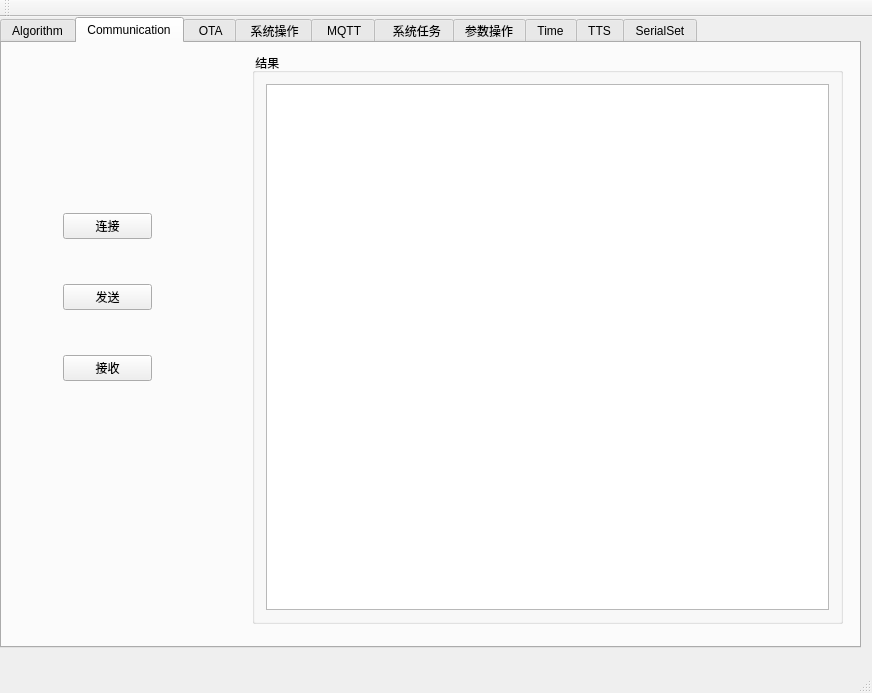
<?xml version="1.0" encoding="UTF-8"?>
<ui version="4.0">
 <class>MainWindow</class>
 <widget class="QMainWindow" name="MainWindow">
  <property name="geometry">
   <rect>
    <x>0</x>
    <y>0</y>
    <width>872</width>
    <height>693</height>
   </rect>
  </property>
  <property name="windowTitle">
   <string>MainWindow</string>
  </property>
  <widget class="QWidget" name="centralWidget">
   <widget class="QTabWidget" name="tabWidget">
    <property name="geometry">
     <rect>
      <x>0</x>
      <y>0</y>
      <width>861</width>
      <height>631</height>
     </rect>
    </property>
    <property name="currentIndex">
     <number>1</number>
    </property>
    <widget class="QWidget" name="tab">
     <attribute name="title">
      <string>Algorithm</string>
     </attribute>
     <widget class="QTabWidget" name="tabWidget_2">
      <property name="geometry">
       <rect>
        <x>0</x>
        <y>10</y>
        <width>851</width>
        <height>581</height>
       </rect>
      </property>
      <property name="currentIndex">
       <number>0</number>
      </property>
      <widget class="QWidget" name="tab_4">
       <attribute name="title">
        <string> rsa</string>
       </attribute>
       <widget class="QGroupBox" name="groupBox_4">
        <property name="geometry">
         <rect>
          <x>10</x>
          <y>410</y>
          <width>811</width>
          <height>71</height>
         </rect>
        </property>
        <property name="title">
         <string> 签名后数据长度</string>
        </property>
        <layout class="QHBoxLayout" name="horizontalLayout_9">
         <item>
          <widget class="QTextEdit" name="textEdit_4"/>
         </item>
        </layout>
       </widget>
       <widget class="QWidget" name="layoutWidget">
        <property name="geometry">
         <rect>
          <x>10</x>
          <y>0</y>
          <width>801</width>
          <height>507</height>
         </rect>
        </property>
        <layout class="QVBoxLayout" name="verticalLayout_2" stretch="2">
         <item>
          <widget class="QGroupBox" name="groupBox">
           <property name="title">
            <string>key</string>
           </property>
           <layout class="QVBoxLayout" name="verticalLayout_3">
            <item>
             <widget class="QGroupBox" name="groupBox_12">
              <property name="title">
               <string> 私钥</string>
              </property>
              <layout class="QHBoxLayout" name="horizontalLayout_19">
               <item>
                <widget class="QTextEdit" name="textEdit_12"/>
               </item>
              </layout>
             </widget>
            </item>
            <item>
             <widget class="QGroupBox" name="groupBox_13">
              <property name="title">
               <string> 公钥</string>
              </property>
              <layout class="QHBoxLayout" name="horizontalLayout_20">
               <item>
                <widget class="QTextEdit" name="textEdit"/>
               </item>
              </layout>
             </widget>
            </item>
            <item>
             <widget class="QPushButton" name="pushButton_7">
              <property name="sizePolicy">
               <sizepolicy hsizetype="Fixed" vsizetype="Fixed">
                <horstretch>0</horstretch>
                <verstretch>0</verstretch>
               </sizepolicy>
              </property>
              <property name="text">
               <string> 产生密钥对</string>
              </property>
             </widget>
            </item>
            <item>
             <layout class="QHBoxLayout" name="horizontalLayout_6">
              <item>
               <widget class="QGroupBox" name="groupBox_2">
                <property name="title">
                 <string>data</string>
                </property>
                <layout class="QHBoxLayout" name="horizontalLayout_4">
                 <item>
                  <widget class="QTextEdit" name="textEdit_2"/>
                 </item>
                </layout>
               </widget>
              </item>
              <item>
               <widget class="QGroupBox" name="groupBox_3">
                <property name="title">
                 <string>result</string>
                </property>
                <layout class="QHBoxLayout" name="horizontalLayout_5">
                 <item>
                  <widget class="QTextEdit" name="textEdit_3"/>
                 </item>
                </layout>
               </widget>
              </item>
             </layout>
            </item>
            <item>
             <layout class="QHBoxLayout" name="horizontalLayout_7">
              <item>
               <widget class="QPushButton" name="pushButton">
                <property name="text">
                 <string>  公钥加密</string>
                </property>
               </widget>
              </item>
              <item>
               <widget class="QPushButton" name="pushButton_2">
                <property name="text">
                 <string>私钥解密</string>
                </property>
               </widget>
              </item>
              <item>
               <widget class="QPushButton" name="pushButton_3">
                <property name="text">
                 <string>  私钥加密</string>
                </property>
               </widget>
              </item>
              <item>
               <widget class="QPushButton" name="pushButton_4">
                <property name="text">
                 <string>  公钥解密</string>
                </property>
               </widget>
              </item>
             </layout>
            </item>
           </layout>
          </widget>
         </item>
        </layout>
       </widget>
       <widget class="QWidget" name="layoutWidget">
        <property name="geometry">
         <rect>
          <x>20</x>
          <y>500</y>
          <width>203</width>
          <height>30</height>
         </rect>
        </property>
        <layout class="QHBoxLayout" name="horizontalLayout_8">
         <item>
          <widget class="QPushButton" name="pushButton_5">
           <property name="text">
            <string>  私钥签名</string>
           </property>
          </widget>
         </item>
         <item>
          <widget class="QPushButton" name="pushButton_6">
           <property name="text">
            <string> 公钥验签</string>
           </property>
          </widget>
         </item>
        </layout>
       </widget>
      </widget>
      <widget class="QWidget" name="tab_5">
       <attribute name="title">
        <string>sm2</string>
       </attribute>
       <widget class="QWidget" name="layoutWidget">
        <property name="geometry">
         <rect>
          <x>10</x>
          <y>10</y>
          <width>821</width>
          <height>511</height>
         </rect>
        </property>
        <layout class="QVBoxLayout" name="verticalLayout_7" stretch="0,0">
         <item>
          <layout class="QVBoxLayout" name="verticalLayout_5">
           <item>
            <layout class="QVBoxLayout" name="verticalLayout_4" stretch="1,1">
             <item>
              <widget class="QGroupBox" name="groupBox_5">
               <property name="title">
                <string> 私钥</string>
               </property>
               <layout class="QHBoxLayout" name="horizontalLayout_11">
                <item>
                 <widget class="QTextEdit" name="textEdit_5"/>
                </item>
               </layout>
              </widget>
             </item>
             <item>
              <widget class="QGroupBox" name="groupBox_6">
               <property name="title">
                <string>公钥</string>
               </property>
               <layout class="QHBoxLayout" name="horizontalLayout_12">
                <item>
                 <widget class="QTextEdit" name="textEdit_6"/>
                </item>
               </layout>
              </widget>
             </item>
            </layout>
           </item>
           <item>
            <widget class="QPushButton" name="pushButton_8">
             <property name="sizePolicy">
              <sizepolicy hsizetype="Fixed" vsizetype="Fixed">
               <horstretch>0</horstretch>
               <verstretch>0</verstretch>
              </sizepolicy>
             </property>
             <property name="text">
              <string>  产生密钥对</string>
             </property>
            </widget>
           </item>
          </layout>
         </item>
         <item>
          <layout class="QVBoxLayout" name="verticalLayout_6" stretch="1,0">
           <item>
            <layout class="QHBoxLayout" name="horizontalLayout_3">
             <item>
              <widget class="QGroupBox" name="groupBox_7">
               <property name="title">
                <string>数据</string>
               </property>
               <layout class="QHBoxLayout" name="horizontalLayout_13">
                <item>
                 <widget class="QTextEdit" name="textEdit_7"/>
                </item>
               </layout>
              </widget>
             </item>
             <item>
              <widget class="QGroupBox" name="groupBox_8">
               <property name="title">
                <string>结果</string>
               </property>
               <layout class="QHBoxLayout" name="horizontalLayout_14">
                <item>
                 <widget class="QTextEdit" name="textEdit_8"/>
                </item>
               </layout>
              </widget>
             </item>
            </layout>
           </item>
           <item>
            <layout class="QHBoxLayout" name="horizontalLayout_10">
             <item>
              <widget class="QPushButton" name="pushButton_9">
               <property name="sizePolicy">
                <sizepolicy hsizetype="Fixed" vsizetype="Fixed">
                 <horstretch>0</horstretch>
                 <verstretch>0</verstretch>
                </sizepolicy>
               </property>
               <property name="text">
                <string>  公钥加密</string>
               </property>
              </widget>
             </item>
             <item>
              <widget class="QPushButton" name="pushButton_10">
               <property name="sizePolicy">
                <sizepolicy hsizetype="Fixed" vsizetype="Fixed">
                 <horstretch>0</horstretch>
                 <verstretch>0</verstretch>
                </sizepolicy>
               </property>
               <property name="text">
                <string>  私钥解密</string>
               </property>
              </widget>
             </item>
             <item>
              <spacer name="horizontalSpacer_3">
               <property name="orientation">
                <enum>Qt::Horizontal</enum>
               </property>
               <property name="sizeHint" stdset="0">
                <size>
                 <width>40</width>
                 <height>20</height>
                </size>
               </property>
              </spacer>
             </item>
            </layout>
           </item>
          </layout>
         </item>
        </layout>
       </widget>
      </widget>
      <widget class="QWidget" name="tab_6">
       <attribute name="title">
        <string>sha</string>
       </attribute>
       <widget class="QPushButton" name="pushButton_11">
        <property name="geometry">
         <rect>
          <x>20</x>
          <y>490</y>
          <width>93</width>
          <height>28</height>
         </rect>
        </property>
        <property name="text">
         <string>加密</string>
        </property>
       </widget>
       <widget class="QWidget" name="layoutWidget">
        <property name="geometry">
         <rect>
          <x>10</x>
          <y>10</y>
          <width>821</width>
          <height>461</height>
         </rect>
        </property>
        <layout class="QVBoxLayout" name="verticalLayout_8">
         <item>
          <layout class="QHBoxLayout" name="horizontalLayout_18">
           <item>
            <widget class="QGroupBox" name="groupBox_9">
             <property name="title">
              <string>数据</string>
             </property>
             <layout class="QHBoxLayout" name="horizontalLayout_16">
              <item>
               <widget class="QTextEdit" name="textEdit_10"/>
              </item>
             </layout>
            </widget>
           </item>
           <item>
            <widget class="QGroupBox" name="groupBox_10">
             <property name="title">
              <string> 结果</string>
             </property>
             <layout class="QHBoxLayout" name="horizontalLayout_17">
              <item>
               <widget class="QTextEdit" name="textEdit_11"/>
              </item>
             </layout>
            </widget>
           </item>
          </layout>
         </item>
         <item>
          <widget class="QGroupBox" name="groupBox_11">
           <property name="title">
            <string> 密钥( 计算MAC才需要)</string>
           </property>
           <layout class="QHBoxLayout" name="horizontalLayout_15">
            <item>
             <widget class="QTextEdit" name="textEdit_9"/>
            </item>
           </layout>
          </widget>
         </item>
        </layout>
       </widget>
       <widget class="QComboBox" name="comboBox_4">
        <property name="geometry">
         <rect>
          <x>130</x>
          <y>490</y>
          <width>87</width>
          <height>22</height>
         </rect>
        </property>
        <item>
         <property name="text">
          <string>SHA-1</string>
         </property>
        </item>
        <item>
         <property name="text">
          <string>SHA-256</string>
         </property>
        </item>
       </widget>
      </widget>
     </widget>
    </widget>
    <widget class="QWidget" name="tab_3">
     <attribute name="title">
      <string>Communication</string>
     </attribute>
     <widget class="QGroupBox" name="groupBox_14">
      <property name="geometry">
       <rect>
        <x>250</x>
        <y>10</y>
        <width>591</width>
        <height>571</height>
       </rect>
      </property>
      <property name="title">
       <string> 结果</string>
      </property>
      <layout class="QHBoxLayout" name="horizontalLayout_21">
       <item>
        <widget class="QTextEdit" name="textEdit_13"/>
       </item>
      </layout>
     </widget>
     <widget class="QWidget" name="layoutWidget">
      <property name="geometry">
       <rect>
        <x>50</x>
        <y>120</y>
        <width>111</width>
        <height>271</height>
       </rect>
      </property>
      <layout class="QVBoxLayout" name="verticalLayout_9">
       <item>
        <widget class="QPushButton" name="pushButton_12">
         <property name="text">
          <string>连接</string>
         </property>
        </widget>
       </item>
       <item>
        <widget class="QPushButton" name="pushButton_13">
         <property name="text">
          <string>发送</string>
         </property>
        </widget>
       </item>
       <item>
        <widget class="QPushButton" name="pushButton_14">
         <property name="text">
          <string>接收</string>
         </property>
        </widget>
       </item>
      </layout>
     </widget>
    </widget>
    <widget class="QWidget" name="tab_7">
     <attribute name="title">
      <string> OTA</string>
     </attribute>
     <widget class="QGroupBox" name="groupBox_15">
      <property name="geometry">
       <rect>
        <x>260</x>
        <y>0</y>
        <width>581</width>
        <height>571</height>
       </rect>
      </property>
      <property name="title">
       <string> 结果</string>
      </property>
      <layout class="QHBoxLayout" name="horizontalLayout_22">
       <item>
        <widget class="QTextEdit" name="textEdit_14"/>
       </item>
      </layout>
     </widget>
     <widget class="QWidget" name="layoutWidget">
      <property name="geometry">
       <rect>
        <x>20</x>
        <y>60</y>
        <width>201</width>
        <height>421</height>
       </rect>
      </property>
      <layout class="QVBoxLayout" name="verticalLayout_11">
       <item>
        <widget class="QPushButton" name="pushButton_18">
         <property name="text">
          <string>http升级</string>
         </property>
        </widget>
       </item>
       <item>
        <widget class="QPushButton" name="pushButton_19">
         <property name="text">
          <string>  触发升级</string>
         </property>
        </widget>
       </item>
       <item>
        <widget class="QPushButton" name="pushButton_20">
         <property name="text">
          <string>  状态查询</string>
         </property>
        </widget>
       </item>
       <item>
        <widget class="QPushButton" name="pushButton_21">
         <property name="text">
          <string> 结束升级</string>
         </property>
        </widget>
       </item>
      </layout>
     </widget>
    </widget>
    <widget class="QWidget" name="tab_8">
     <attribute name="title">
      <string> 系统操作</string>
     </attribute>
     <widget class="QGroupBox" name="groupBox_16">
      <property name="geometry">
       <rect>
        <x>280</x>
        <y>0</y>
        <width>571</width>
        <height>561</height>
       </rect>
      </property>
      <property name="title">
       <string>GroupBox</string>
      </property>
      <layout class="QHBoxLayout" name="horizontalLayout_23">
       <item>
        <widget class="QTextEdit" name="textEdit_15"/>
       </item>
      </layout>
     </widget>
     <widget class="QWidget" name="layoutWidget">
      <property name="geometry">
       <rect>
        <x>40</x>
        <y>70</y>
        <width>201</width>
        <height>431</height>
       </rect>
      </property>
      <layout class="QVBoxLayout" name="verticalLayout_12">
       <item>
        <widget class="QPushButton" name="pushButton_22">
         <property name="text">
          <string>  系统重启</string>
         </property>
        </widget>
       </item>
       <item>
        <widget class="QPushButton" name="pushButton_23">
         <property name="text">
          <string> 内存操作</string>
         </property>
        </widget>
       </item>
       <item>
        <widget class="QPushButton" name="pushButton_26">
         <property name="text">
          <string>LED操作</string>
         </property>
        </widget>
       </item>
       <item>
        <widget class="QPushButton" name="pushButton_24">
         <property name="text">
          <string>按键消息注册</string>
         </property>
        </widget>
       </item>
       <item>
        <widget class="QPushButton" name="pushButton_27">
         <property name="text">
          <string> 电池电量</string>
         </property>
        </widget>
       </item>
       <item>
        <widget class="QPushButton" name="pushButton_25">
         <property name="text">
          <string>喇叭音量操作</string>
         </property>
        </widget>
       </item>
      </layout>
     </widget>
    </widget>
    <widget class="QWidget" name="tab_9">
     <attribute name="title">
      <string> MQTT</string>
     </attribute>
     <widget class="QGroupBox" name="groupBox_17">
      <property name="geometry">
       <rect>
        <x>260</x>
        <y>10</y>
        <width>571</width>
        <height>561</height>
       </rect>
      </property>
      <property name="title">
       <string>GroupBox</string>
      </property>
      <layout class="QHBoxLayout" name="horizontalLayout_24">
       <item>
        <widget class="QTextEdit" name="textEdit_16"/>
       </item>
      </layout>
     </widget>
     <widget class="QWidget" name="layoutWidget">
      <property name="geometry">
       <rect>
        <x>20</x>
        <y>90</y>
        <width>211</width>
        <height>401</height>
       </rect>
      </property>
      <layout class="QVBoxLayout" name="verticalLayout_13">
       <item>
        <widget class="QPushButton" name="pushButton_28">
         <property name="text">
          <string> 服务器连接</string>
         </property>
        </widget>
       </item>
       <item>
        <widget class="QPushButton" name="pushButton_29">
         <property name="text">
          <string> 服务器断开</string>
         </property>
        </widget>
       </item>
       <item>
        <widget class="QPushButton" name="pushButton_30">
         <property name="text">
          <string> 发布消息</string>
         </property>
        </widget>
       </item>
       <item>
        <widget class="QPushButton" name="pushButton_31">
         <property name="text">
          <string>  订阅消息</string>
         </property>
        </widget>
       </item>
       <item>
        <widget class="QPushButton" name="pushButton_32">
         <property name="text">
          <string> 取消订阅</string>
         </property>
        </widget>
       </item>
      </layout>
     </widget>
    </widget>
    <widget class="QWidget" name="tab_10">
     <attribute name="title">
      <string>  系统任务</string>
     </attribute>
     <widget class="QGroupBox" name="groupBox_18">
      <property name="geometry">
       <rect>
        <x>270</x>
        <y>10</y>
        <width>571</width>
        <height>561</height>
       </rect>
      </property>
      <property name="title">
       <string>GroupBox</string>
      </property>
      <layout class="QHBoxLayout" name="horizontalLayout_25">
       <item>
        <widget class="QTextEdit" name="textEdit_17"/>
       </item>
      </layout>
     </widget>
     <widget class="QWidget" name="layoutWidget">
      <property name="geometry">
       <rect>
        <x>20</x>
        <y>40</y>
        <width>221</width>
        <height>501</height>
       </rect>
      </property>
      <layout class="QVBoxLayout" name="verticalLayout_14">
       <item>
        <widget class="QPushButton" name="pushButton_33">
         <property name="text">
          <string>任务创建</string>
         </property>
        </widget>
       </item>
       <item>
        <widget class="QPushButton" name="pushButton_34">
         <property name="text">
          <string>任务删除</string>
         </property>
        </widget>
       </item>
       <item>
        <widget class="QPushButton" name="pushButton_35">
         <property name="text">
          <string> 消息队列创建</string>
         </property>
        </widget>
       </item>
       <item>
        <widget class="QPushButton" name="pushButton_41">
         <property name="text">
          <string>消息发送</string>
         </property>
        </widget>
       </item>
       <item>
        <widget class="QPushButton" name="pushButton_36">
         <property name="text">
          <string> 消息 接收</string>
         </property>
        </widget>
       </item>
       <item>
        <widget class="QPushButton" name="pushButton_42">
         <property name="text">
          <string>消息 重置</string>
         </property>
        </widget>
       </item>
       <item>
        <widget class="QPushButton" name="pushButton_37">
         <property name="text">
          <string>消息删除</string>
         </property>
        </widget>
       </item>
       <item>
        <widget class="QPushButton" name="pushButton_38">
         <property name="text">
          <string>  信号量创建</string>
         </property>
        </widget>
       </item>
       <item>
        <widget class="QPushButton" name="pushButton_43">
         <property name="text">
          <string>  信号量take</string>
         </property>
        </widget>
       </item>
       <item>
        <widget class="QPushButton" name="pushButton_39">
         <property name="text">
          <string>  信号量give</string>
         </property>
        </widget>
       </item>
       <item>
        <widget class="QPushButton" name="pushButton_40">
         <property name="text">
          <string>  信号量删除</string>
         </property>
        </widget>
       </item>
      </layout>
     </widget>
    </widget>
    <widget class="QWidget" name="tab_11">
     <attribute name="title">
      <string>参数操作</string>
     </attribute>
     <widget class="QGroupBox" name="groupBox_19">
      <property name="geometry">
       <rect>
        <x>270</x>
        <y>0</y>
        <width>571</width>
        <height>561</height>
       </rect>
      </property>
      <property name="title">
       <string>GroupBox</string>
      </property>
      <layout class="QHBoxLayout" name="horizontalLayout_26">
       <item>
        <widget class="QTextEdit" name="textEdit_18"/>
       </item>
      </layout>
     </widget>
     <widget class="QWidget" name="layoutWidget">
      <property name="geometry">
       <rect>
        <x>20</x>
        <y>130</y>
        <width>131</width>
        <height>191</height>
       </rect>
      </property>
      <layout class="QVBoxLayout" name="verticalLayout_15">
       <item>
        <widget class="QPushButton" name="pushButton_44">
         <property name="text">
          <string> 整型参数读</string>
         </property>
        </widget>
       </item>
       <item>
        <widget class="QPushButton" name="pushButton_45">
         <property name="text">
          <string> 整型参数写</string>
         </property>
        </widget>
       </item>
       <item>
        <widget class="QPushButton" name="pushButton_47">
         <property name="text">
          <string>  字符参数读</string>
         </property>
        </widget>
       </item>
       <item>
        <widget class="QPushButton" name="pushButton_46">
         <property name="text">
          <string> 字符参数写</string>
         </property>
        </widget>
       </item>
      </layout>
     </widget>
    </widget>
    <widget class="QWidget" name="tab_12">
     <attribute name="title">
      <string>Time</string>
     </attribute>
     <widget class="QGroupBox" name="groupBox_20">
      <property name="geometry">
       <rect>
        <x>270</x>
        <y>0</y>
        <width>571</width>
        <height>561</height>
       </rect>
      </property>
      <property name="title">
       <string>GroupBox</string>
      </property>
      <layout class="QHBoxLayout" name="horizontalLayout_27">
       <item>
        <widget class="QTextEdit" name="textEdit_19"/>
       </item>
      </layout>
     </widget>
     <widget class="QWidget" name="layoutWidget">
      <property name="geometry">
       <rect>
        <x>40</x>
        <y>70</y>
        <width>141</width>
        <height>371</height>
       </rect>
      </property>
      <layout class="QVBoxLayout" name="verticalLayout_17">
       <item>
        <widget class="QPushButton" name="pushButton_48">
         <property name="text">
          <string>设置系统时间</string>
         </property>
        </widget>
       </item>
       <item>
        <widget class="QPushButton" name="pushButton_49">
         <property name="text">
          <string> task tick</string>
         </property>
        </widget>
       </item>
       <item>
        <widget class="QFrame" name="frame_2">
         <property name="frameShape">
          <enum>QFrame::Box</enum>
         </property>
         <property name="frameShadow">
          <enum>QFrame::Raised</enum>
         </property>
         <layout class="QVBoxLayout" name="verticalLayout_16">
          <item>
           <widget class="QComboBox" name="comboBox">
            <item>
             <property name="text">
              <string>计时器</string>
             </property>
            </item>
            <item>
             <property name="text">
              <string>定时器</string>
             </property>
            </item>
           </widget>
          </item>
          <item>
           <widget class="QPushButton" name="pushButton_51">
            <property name="text">
             <string>PushButton</string>
            </property>
           </widget>
          </item>
          <item>
           <widget class="QPushButton" name="pushButton_52">
            <property name="text">
             <string>PushButton</string>
            </property>
           </widget>
          </item>
          <item>
           <widget class="QPushButton" name="pushButton_50">
            <property name="text">
             <string>PushButton</string>
            </property>
           </widget>
          </item>
         </layout>
        </widget>
       </item>
      </layout>
     </widget>
    </widget>
    <widget class="QWidget" name="tab_13">
     <attribute name="title">
      <string>TTS</string>
     </attribute>
     <widget class="QGroupBox" name="groupBox_21">
      <property name="geometry">
       <rect>
        <x>270</x>
        <y>0</y>
        <width>571</width>
        <height>561</height>
       </rect>
      </property>
      <property name="title">
       <string>GroupBox</string>
      </property>
      <layout class="QHBoxLayout" name="horizontalLayout_28">
       <item>
        <widget class="QTextEdit" name="textEdit_20"/>
       </item>
      </layout>
     </widget>
     <widget class="QWidget" name="layoutWidget">
      <property name="geometry">
       <rect>
        <x>50</x>
        <y>100</y>
        <width>131</width>
        <height>351</height>
       </rect>
      </property>
      <layout class="QVBoxLayout" name="verticalLayout_18">
       <item>
        <widget class="QComboBox" name="comboBox_2">
         <item>
          <property name="text">
           <string>语速慢</string>
          </property>
         </item>
         <item>
          <property name="text">
           <string>语速正常</string>
          </property>
         </item>
         <item>
          <property name="text">
           <string>语速快</string>
          </property>
         </item>
        </widget>
       </item>
       <item>
        <widget class="QComboBox" name="comboBox_3">
         <item>
          <property name="text">
           <string>音调低</string>
          </property>
         </item>
         <item>
          <property name="text">
           <string>音调正常</string>
          </property>
         </item>
         <item>
          <property name="text">
           <string>音调高</string>
          </property>
         </item>
        </widget>
       </item>
       <item>
        <widget class="QPushButton" name="pushButton_54">
         <property name="text">
          <string>状态查询</string>
         </property>
        </widget>
       </item>
       <item>
        <widget class="QPushButton" name="pushButton_55">
         <property name="text">
          <string>播放</string>
         </property>
        </widget>
       </item>
      </layout>
     </widget>
    </widget>
    <widget class="QWidget" name="tab_2">
     <attribute name="title">
      <string>SerialSet</string>
     </attribute>
     <widget class="QFrame" name="frame">
      <property name="geometry">
       <rect>
        <x>20</x>
        <y>10</y>
        <width>311</width>
        <height>371</height>
       </rect>
      </property>
      <property name="frameShape">
       <enum>QFrame::Box</enum>
      </property>
      <property name="frameShadow">
       <enum>QFrame::Raised</enum>
      </property>
      <widget class="QWidget" name="layoutWidget">
       <property name="geometry">
        <rect>
         <x>20</x>
         <y>30</y>
         <width>281</width>
         <height>82</height>
        </rect>
       </property>
       <layout class="QVBoxLayout" name="verticalLayout">
        <item>
         <layout class="QHBoxLayout" name="horizontalLayout" stretch="0,1,0">
          <item>
           <widget class="QLabel" name="label">
            <property name="text">
             <string>Serial NO.</string>
            </property>
           </widget>
          </item>
          <item>
           <widget class="QComboBox" name="serial_num_comboBox"/>
          </item>
          <item>
           <spacer name="horizontalSpacer">
            <property name="orientation">
             <enum>Qt::Horizontal</enum>
            </property>
            <property name="sizeHint" stdset="0">
             <size>
              <width>40</width>
              <height>20</height>
             </size>
            </property>
           </spacer>
          </item>
         </layout>
        </item>
        <item>
         <layout class="QHBoxLayout" name="horizontalLayout_2" stretch="0,1,0">
          <item>
           <widget class="QLabel" name="label_2">
            <property name="text">
             <string>Baud Rate:</string>
            </property>
           </widget>
          </item>
          <item>
           <widget class="QComboBox" name="rate_comboBox">
            <item>
             <property name="text">
              <string>115200</string>
             </property>
            </item>
            <item>
             <property name="text">
              <string>57600</string>
             </property>
            </item>
            <item>
             <property name="text">
              <string>56000</string>
             </property>
            </item>
            <item>
             <property name="text">
              <string>38400</string>
             </property>
            </item>
            <item>
             <property name="text">
              <string>19200</string>
             </property>
            </item>
            <item>
             <property name="text">
              <string>14400</string>
             </property>
            </item>
            <item>
             <property name="text">
              <string>9600</string>
             </property>
            </item>
            <item>
             <property name="text">
              <string>4800</string>
             </property>
            </item>
           </widget>
          </item>
          <item>
           <spacer name="horizontalSpacer_2">
            <property name="orientation">
             <enum>Qt::Horizontal</enum>
            </property>
            <property name="sizeHint" stdset="0">
             <size>
              <width>40</width>
              <height>20</height>
             </size>
            </property>
           </spacer>
          </item>
         </layout>
        </item>
       </layout>
      </widget>
      <widget class="QDialogButtonBox" name="buttonBox">
       <property name="geometry">
        <rect>
         <x>100</x>
         <y>160</y>
         <width>193</width>
         <height>28</height>
        </rect>
       </property>
       <property name="standardButtons">
        <set>QDialogButtonBox::Cancel|QDialogButtonBox::Ok</set>
       </property>
      </widget>
     </widget>
    </widget>
   </widget>
  </widget>
  <widget class="QMenuBar" name="menuBar">
   <property name="geometry">
    <rect>
     <x>0</x>
     <y>0</y>
     <width>872</width>
     <height>26</height>
    </rect>
   </property>
  </widget>
  <widget class="QToolBar" name="mainToolBar">
   <attribute name="toolBarArea">
    <enum>TopToolBarArea</enum>
   </attribute>
   <attribute name="toolBarBreak">
    <bool>false</bool>
   </attribute>
  </widget>
  <widget class="QStatusBar" name="statusBar"/>
 </widget>
 <layoutdefault spacing="6" margin="11"/>
 <resources/>
 <connections/>
</ui>
